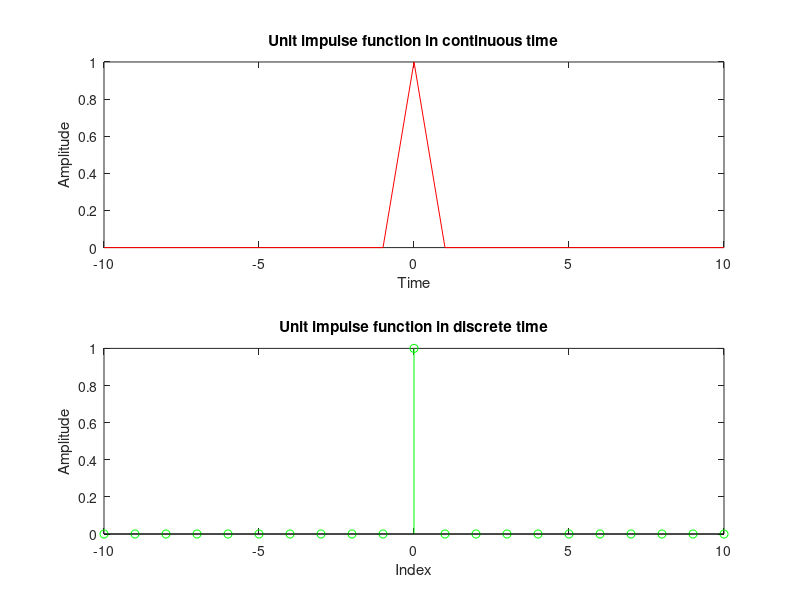

The MATLAB script that drew this image:
n=-10:10;
x=(n==0);
subplot(2,1,1);
plot(n,x,'r');
title("Unit impulse function in continuous time");
xlabel('Time');
ylabel('Amplitude');
subplot(2,1,2);
stem(n,x,'g');
title("Unit impulse function in discrete time");
xlabel('Index');
ylabel('Amplitude');
